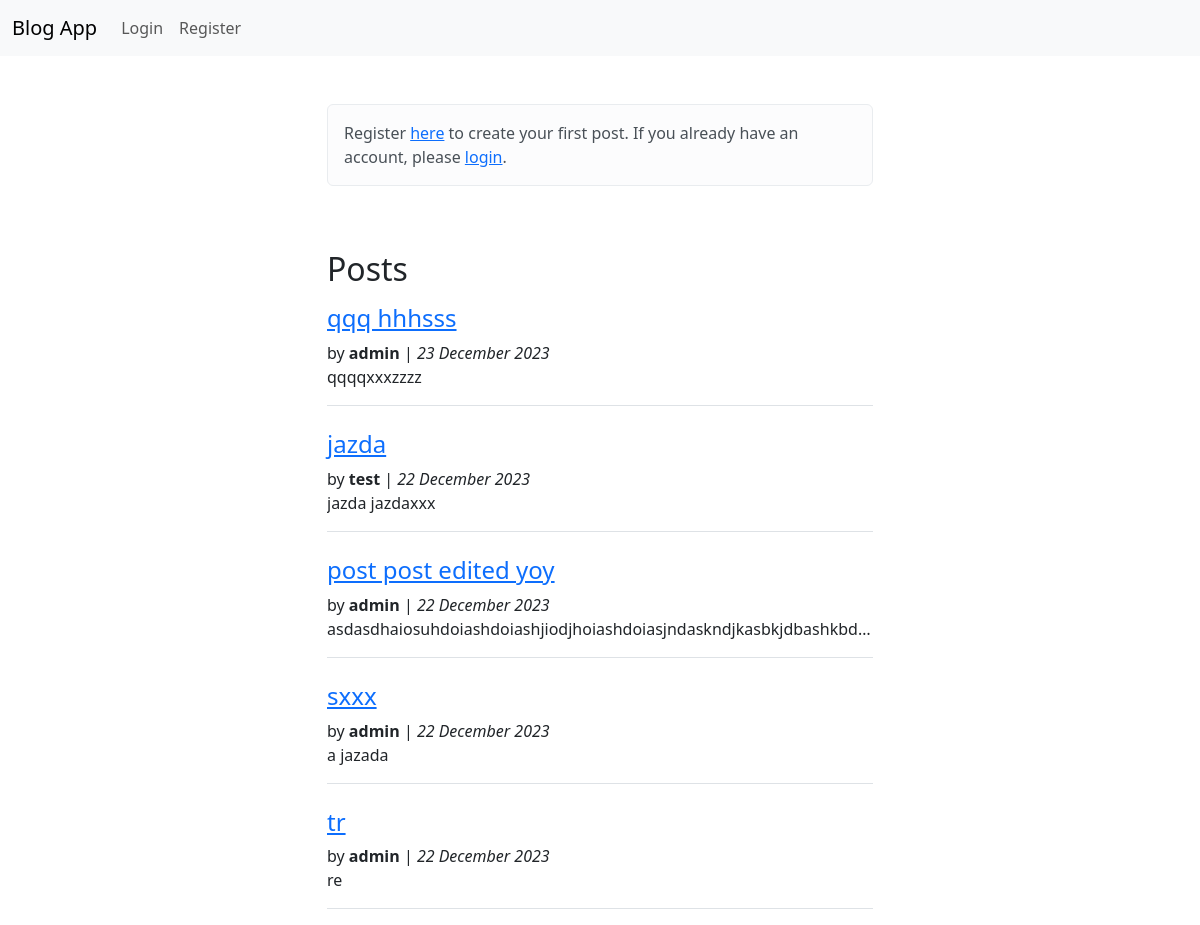
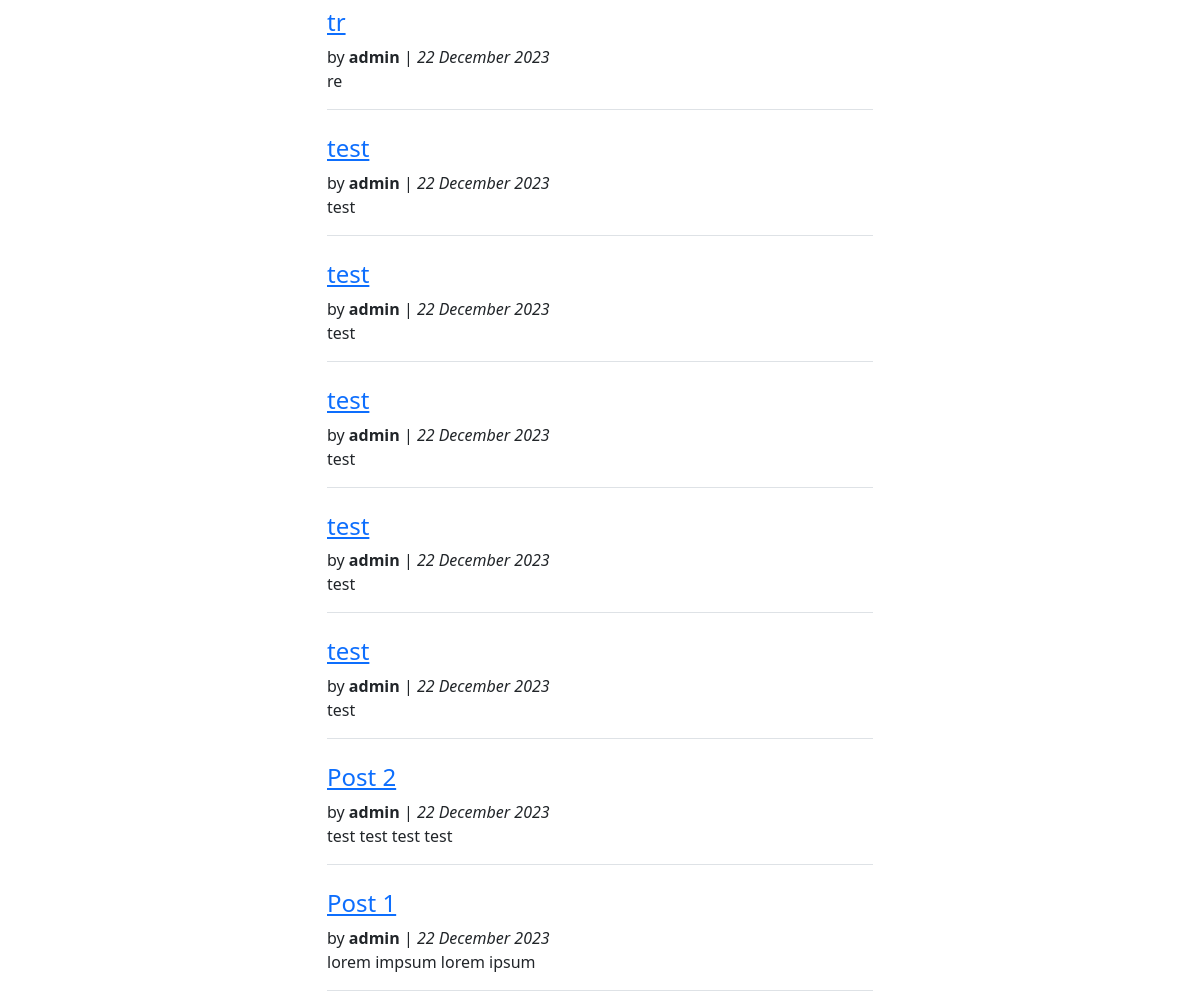
The page / on the database its author committed (2 pictures, top to bottom).
### posts/models.py (models this page shows, shortened)
class Post(models.Model):
    class Meta:
        ordering = ["-date_posted"]
    title = models.CharField(max_length=100)
    content = models.TextField(max_length=1000)
    author = models.ForeignKey("auth.User", on_delete=models.CASCADE)
    date_posted = models.DateTimeField(auto_now_add=True)
    def formatted_date(self):
        return self.date_posted.strftime("%d %B %Y")

### posts/views.py (the view)
# urls.py: path("", views.index, name="index"),
def index(request):
    posts = Post.objects.all()
    context = {
        "posts": posts,
    }
    if request.user.is_authenticated:
        form = CreatePostForm()
        context["create_post_form"] = form
    return render(request, "index.html", context=context)

### templates/index.html
{% extends 'base.html' %} {% block content %}
<div class="d-flex flex-column gap-5">
  {% if user.is_authenticated %}
  <div class="d-flex flex-column gap-2">
    <h2>Create Post</h2>
    <form method="POST" action={% url 'create-post' %}>
      {% csrf_token %} {{ create_post_form.as_p }}
      <div class="form-group">
        <input type="submit" value="Post" class="btn btn-success" />
      </div>
    </form>
  </div>
  {% else %}
  <div class="alert alert-light" role="alert">Register <a href="/register">here</a> to create your first post.
    If you already have an account, please <a href="/login">login</a>.
    </div>
  {% endif %}
  <div class="d-flex flex-column gap-2">
    <h2>Posts</h2>
    {% if posts.count == 0 %}
    <div>No posts yet.</div>
    {% else %}
    <div class="d-flex flex-column gap-4">
      {% for post in posts %}
      <div class="border-bottom">
        <h4><a href="/post/{{post.id}}">{{ post.title }}</a></h4>
        <span>by <strong>{{post.author}}</strong> | <em>{{ post.formatted_date }}</em></span>
        <p class="text-truncate">{{ post.content }}</p>
      </div>
      {% endfor %}
    </div>
    {% endif %}
  </div>
</div>
{% endblock %}

### templates/base.html (shortened to what this page needs)
{% load static %}
<!DOCTYPE html>
<html>
  <head>
    <link
      href="https://cdn.jsdelivr.net/npm/bootstrap@5.3.2/dist/css/bootstrap.min.css"
      rel="stylesheet"
    />
    <link
      rel="stylesheet"
      href="https://cdn.jsdelivr.net/npm/bootstrap-icons@1.11.2/font/bootstrap-icons.min.css"
    />
  </head>
  <body>
    <nav class="navbar navbar-expand-lg bg-body-tertiary">
      <div class="container-fluid">
        <a class="navbar-brand" href="/">Blog App</a>
        <div class="collapse navbar-collapse" id="navbarNavAltMarkup">
          <div class="navbar-nav">
            {% if not user.is_authenticated %}
            <a class="nav-link" aria-current="page" href="/login">Login</a>
            <a class="nav-link" href="/register">Register</a>
            {% else %}
            <a class="nav-link" href="/profile">Profile</a>
            <a class="nav-link" href="/logout">Logout</a>
            {% endif %}
          </div>
        </div>
      </div>
    </nav>
    <main class="container pt-5">
      <div class="row">
        <div class="col-md-6 offset-md-3">
          {% block content %} {% endblock %}
        </div>
      </div>
    </main>
  </body>
</html>

### rows shown on the page
Post: title "qqq hhhsss", author "admin", formatted_date "23 December 2023", content "qqqqxxxzzzz"
Post: title "jazda", author "test", formatted_date "22 December 2023", content "jazda jazdaxxx"
Post: title "post post edited yoy", author "admin", formatted_date "22 December 2023", content "asdasdhaiosuhdoiashdoiashjiodjhoiashdoiasjndaskndjkasbkjdbashkbd…"
Post: title "sxxx", author "admin", formatted_date "22 December 2023", content "a jazada"
Post: title "tr", author "admin", formatted_date "22 December 2023", content "re"
Post: title "tr", author "admin", formatted_date "22 December 2023", content "re"
Post: title "test", author "admin", formatted_date "22 December 2023", content "test"
Post: title "test", author "admin", formatted_date "22 December 2023", content "test"
Post: title "test", author "admin", formatted_date "22 December 2023", content "test"
Post: title "test", author "admin", formatted_date "22 December 2023", content "test"
Post: title "test", author "admin", formatted_date "22 December 2023", content "test"
Post: title "Post 2", author "admin", formatted_date "22 December 2023", content "test test test test"
Post: title "Post 1", author "admin", formatted_date "22 December 2023", content "lorem impsum lorem ipsum"
